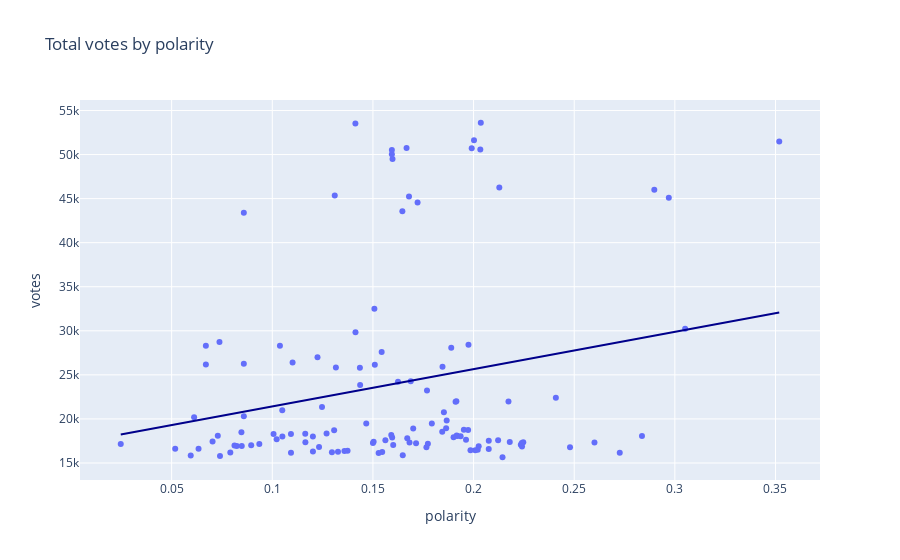
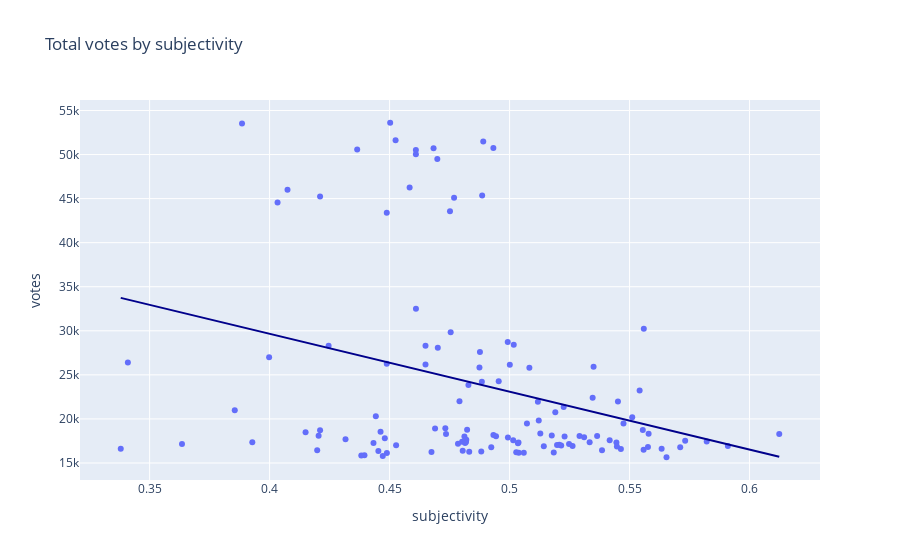

The notebook cell these images were saved under, in order:
### Code cell
import plotly.express as px

df = pd.read_csv('data/sentiment_by_proposal.csv')

df = df[df["selected_choice"].isin(['For', 'Against', 'Abstain'])]

figPol = px.scatter(df, x='polarity', y='votes', hover_name='title_proposal', trendline='ols', trendline_color_override='darkblue', title="Total votes by polarity")


figPol.show()

figSub = px.scatter(df, x='subjectivity', y='votes', hover_name='title_proposal', trendline='ols', trendline_color_override='darkblue', title="Total votes by subjectivity")

figSub.show()

### Figure 1 — Plotly figure (JSON) as saved in the notebook; plotly's stock layout.template omitted (floating-point values rounded to 4 significant figures)
{"data": [{"hovertemplate": "<b>%{hovertext}</b><br><br>polarity=%{x}<br>votes=%{y}<extra></extra>", "hovertext": ["SpartaDEX STIP Proposal - Round 1", "TIDE STIP Proposal - Round 1", "Curve STIP Proposal - Round 1", "Proposal: [Non-Constitutional] Funding for Into the Dungeons: Machinata - a PvP Digital Miniature Game V2", "RabbitHole STIP Proposal - Round 1", "Wormhole STIP Proposal - Round 1", "Stargate Finance STIP Proposal - Round 1", "Furucombo STIP Proposal - Round 1", "OmniBTC STIP Proposal - Round 1", "ZKasino STIP Proposal - Round 1", "Consolidate Security Proposals into a RFP Process", "Vertex Protocol STIP Proposal - Round 1", "Chronos Finance STIP Proposal - Round 1", "CVI STIP Proposal - Round 1", "Synapse Protocol STIP Proposal - Round 1", "Arbidex STIP Proposal - Round 1", "Shell Protocol STIP Proposal - Round 1", "Tales of Elleria STIP Proposal - Round 1", "Procurement Framework | Security : Non-Constitutional Proposal", "Silo Finance STIP Proposal - Round 1", "XY STIP Proposal - Round 1", "AIP-1.2 - Foundation and DAO Governance", "Tally STIP Proposal - Round 1", "AIP 1.05: Return 700M $ARB to the DAO Treasury [REAL]", "JOJO Exchange STIP Proposal - Round 1", "D2.finance STIP Proposal - Round 1", "unshETH STIP Proposal - Round 1", "WINR Protocol STIP Proposal - Round 1", "LODESTAR FINANCE STIP Proposal - Round 1", "Rodeo Finance STIP Proposal - Round 1", "Vela Exchange STIP Proposal - Round 1", "Rysk STIP Proposal - Round 1", "NFTEarth STIP Proposal - Round 1", "[Constitutional] Changes to the Constitution and the Security Council Election Process", "Modular Wallet STIP Proposal - Round 1", "Timeswap STIP Proposal - Round 1", "Equilibria STIP Proposal - Round 1", "[Non-Constitutional]: Arbitrum Stable Treasury Endowment Program", "Guru Network STIP Proposal - Round 1", "Wombat Exchange STIP Proposal - Round 1", "Angle Protocol STIP Proposal - Round 1", "Good Entry STIP Proposal - Round 1", "Time Management in Arbitrum’s Governance", "Proposal: Update Security Council Election Start Date to Ensure Time for Security Audit", "Thetanuts STIP Proposal - Round 1", "KeplerHomes STIP Proposal - Round 1", "Wombex Finance STIP Proposal - Round 1", "iZUMi STIP Proposal - Round 1", "Proposal: Building the Future of NFTs: The Rarible Protocol - Arbitrum Integration Proposal [REVISED]", "LOGX STIP Proposal - Round 1", "RADIANT STIP Proposal - Round 1", "Accelerating Arbitrum - leveraging Camelot as an ecosystem hub to support native builders", "Lido STIP Proposal - Round 1", "Camelot STIP Proposal - Round 1", "HMX STIP Proposal - Round 1", "Arbitrum as official sponsor of Ethereum Mexico 2023", "DefiEdge STIP Proposal - Round 1", "MUX Protocol STIP Proposal - Round 1", "0xGen STIP Proposal - Round 1", "AIP-1.1 - Lockup, Budget, Transparency", "Dolomite STIP Proposal - Round 1", "Pendle STIP Proposal - Round 1", "Beefy STIP Proposal - Round 1", "UniDex STIP Proposal - Round 1", "Trader Joe STIP Proposal - Round 1", "CRYPTEX STIP Proposal - Round 1", "Archi Finance STIP Proposal - Round 1", "AIP: ArbOS Version 20 “Atlas”", "Stella STIP Proposal - Round 1", "GMX STIP Proposal - Round 1", "Prime Protocol STIP Proposal - Round 1", "StakeDAO STIP Proposal - Round 1", "OpenOcean STIP Proposal - Round 1", "KyberSwap STIP Proposal - Round 1", "WOOFi STIP Proposal - Round 1", "Proposal: Build Optimal Onboarding for STIP Teams (BOOST)", "Gamma STIP Proposal - Round 1", "tBTC STIP Proposal - Round 1", "Perennial Finance STIP Proposal - Round 1", "Arrakis Finance STIP Proposal - Round 1", "Relay Chain: James Bot STIP Proposal - Round 1", "Savvy STIP Proposal - Round 1", "Magpie, Penpie, Radpie, Campie STIP Proposal - Round 1", "Webacy STIP Proposal - Round 1", "Proposal: Empowering Early Contributors: The community Arbiter Proposal", "REALM STIP Proposal - Round 1", "Umami STIP Proposal - Round 1", "Proposal: Activate support for account abstraction endpoint on One and Nova", "Dopex STIP Proposal - Round 1", "ALAYA STIP Proposal - Round 1", "Solv Protocol STIP Proposal - Round 1", "RAMSES STIP Proposal - Round 1", "Jones DAO STIP Proposal - Round 1", "Balancer DAO STIP Proposal - Round 1", "AIP: Batch Poster Manager and Sequencer Inbox Finality Fix", "Gains Network STIP Proposal - Round 1", "QiDao STIP Proposal - Round 1", "Proposal to Backfund Successful STIP Proposals", "Galxe STIP Proposal - Round 1", "Frax Finance STIP Proposal - Round 1", "Non-Constitutional AIP: Arbitrum Security Enhancement Fund", "Abracadabra DAO STIP Proposal - Round 1", "Thales STIP Proposal - Round 1", "Quadrat STIP Proposal - Round 1", "Notional STIP Proposal - Round 1", "Range Protocol STIP Proposal - Round 1", "Arbitrum DAO Grants - Delegated Domain Allocation by Questbook", "Socket STIP Proposal - Round 1", "Vaultka STIP Proposal - Round 1", "Florence Finance STIP Proposal - Round 1", "Cian STIP Proposal - Round 1", "Sanko GameCorp STIP Proposal - Round 1", "AIP 1.05: Return 700M $ARB to the DAO Treasury ", "ApolloX STIP Proposal - Round 1", "Artichoke Protocol STIP Proposal - Round 1", "Proposal to onboard Matrixed.Link as a validator for Arbitrum", "PancakeSwap STIP Proposal - Round 1", " Empowering Early Contributors: The community Arbiter Proposal 2.0", "GMD Ecosystem STIP Proposal - Round 1", "Premia STIP Proposal - Round 1", "Proposal: Security Council Elections Proposed Implementation Spec", "dForce STIP Proposal - Round 1"], "legendgroup": "", "marker": {"color": "#636efa", "symbol": "circle"}, "mode": "markers", "name": "", "orientation": "v", "showlegend": false, "type": "scatter", "x": [0.1202, 0.1648, 0.1247, 0.1316, 0.1164, 0.1596, 0.17, 0.1914, 0.1901, 0.08586, 0.1594, 0.1911, 0.1326, 0.1093, 0.07376, 0.08953, 0.1766, 0.08466, 0.1594, 0.1101, 0.08483, 0.2128, 0.105, 0.08586, 0.067, 0.1975, 0.1985, 0.1682, 0.2235, 0.2409, 0.2247, 0.1625, 0.1562, 0.1543, 0.07401, 0.1793, 0.218, 0.1889, 0.2021, 0.1769, 0.2837, 0.3051, 0.1991, 0.3519, 0.06116, 0.1232, 0.07032, 0.1413, 0.2033, 0.1374, 0.1919, 0.1597, 0.1022, 0.1688, 0.07292, 0.2036, 0.1864, 0.1714, 0.07915, 0.1679, 0.2173, 0.2601, 0.1866, 0.1507, 0.2479, 0.05948, 0.2726, 0.1038, 0.2144, 0.2122, 0.08236, 0.1307, 0.06336, 0.1601, 0.1467, 0.1646, 0.1916, 0.08122, 0.1936, 0.1504, 0.09356, 0.1546, 0.1963, 0.2075, 0.1722, 0.02471, 0.2241, 0.2898, 0.2025, 0.105, 0.2076, 0.1202, 0.067, 0.1591, 0.1509, 0.1358, 0.1973, 0.131, 0.1844, 0.2008, 0.1667, 0.1773, 0.1435, 0.127, 0.1528, 0.05177, 0.2002, 0.1671, 0.1952, 0.1093, 0.1296, 0.1436, 0.08586, 0.1164, 0.1006, 0.297, 0.1853, 0.1225, 0.1846, 0.224, 0.1413, 0.15], "xaxis": "x", "y": [18001, 15873, 21353, 25845, 18303, 17890, 18899, 22011, 17922, 20293, 50045, 21941, 16281, 18290, 28719, 17018, 16787, 18495, 50518, 26404, 16933, 46269, 17997, 43392, 26171, 28413, 16453, 17325, 17068, 22394, 17364, 24207, 17574, 27586, 15783, 19478, 17378, 28073, 16486, 23211, 18064, 30222, 50713, 51495, 20178, 16818, 17433, 29840, 50560, 16384, 18050, 49504, 17692, 24273, 18075, 53609, 18950, 17243, 16178, 45230, 21962, 17310, 19824, 32503, 16780, 15852, 16148, 28294, 15649, 17577, 16927, 18711, 16616, 17033, 19465, 43576, 18121, 16981, 18045, 17395, 17145, 16238, 17647, 16579, 44551, 17154, 16872, 45999, 16896, 20982, 17515, 16301, 28294, 18181, 26146, 16366, 18737, 45352, 18555, 16449, 50737, 17194, 25797, 18337, 16134, 16609, 51622, 17799, 18769, 16163, 16209, 23843, 26246, 17341, 18293, 45087, 20756, 26994, 25908, 17253, 53520, 17276], "yaxis": "y"}, {"hovertemplate": "<b>OLS trendline</b><br>votes = 42309.1 * polarity + 17195.3<br>R<sup>2</sup>=0.051190<br><br>polarity=%{x}<br>votes=%{y} <b>(trend)</b><extra></extra>", "legendgroup": "", "line": {"color": "darkblue"}, "marker": {"color": "#636efa", "symbol": "circle"}, "mode": "lines", "name": "", "showlegend": false, "type": "scatter", "x": [0.02471, 0.05177, 0.05948, 0.06116, 0.06336, 0.067, 0.067, 0.07032, 0.07292, 0.07376, 0.07401, 0.07915, 0.08122, 0.08236, 0.08466, 0.08483, 0.08586, 0.08586, 0.08586, 0.08953, 0.09356, 0.1006, 0.1022, 0.1038, 0.105, 0.105, 0.1093, 0.1093, 0.1101, 0.1164, 0.1164, 0.1202, 0.1202, 0.1225, 0.1232, 0.1247, 0.127, 0.1296, 0.1307, 0.131, 0.1316, 0.1326, 0.1358, 0.1374, 0.1413, 0.1413, 0.1435, 0.1436, 0.1467, 0.15, 0.1504, 0.1507, 0.1509, 0.1528, 0.1543, 0.1546, 0.1562, 0.1591, 0.1594, 0.1594, 0.1596, 0.1597, 0.1601, 0.1625, 0.1646, 0.1648, 0.1667, 0.1671, 0.1679, 0.1682, 0.1688, 0.17, 0.1714, 0.1722, 0.1766, 0.1769, 0.1773, 0.1793, 0.1844, 0.1846, 0.1853, 0.1864, 0.1866, 0.1889, 0.1901, 0.1911, 0.1914, 0.1916, 0.1919, 0.1936, 0.1952, 0.1963, 0.1973, 0.1975, 0.1985, 0.1991, 0.2002, 0.2008, 0.2021, 0.2025, 0.2033, 0.2036, 0.2075, 0.2076, 0.2122, 0.2128, 0.2144, 0.2173, 0.218, 0.2235, 0.224, 0.2241, 0.2247, 0.2409, 0.2479, 0.2601, 0.2726, 0.2837, 0.2898, 0.297, 0.3051, 0.3519], "xaxis": "x", "y": [18240.0, 19390.0, 19710.0, 19780.0, 19880.0, 20030.0, 20030.0, 20170.0, 20280.0, 20320.0, 20330.0, 20540.0, 20630.0, 20680.0, 20780.0, 20780.0, 20830.0, 20830.0, 20830.0, 20980.0, 21150.0, 21450.0, 21520.0, 21590.0, 21640.0, 21640.0, 21820.0, 21820.0, 21850.0, 22120.0, 22120.0, 22280.0, 22280.0, 22380.0, 22410.0, 22470.0, 22570.0, 22680.0, 22730.0, 22740.0, 22760.0, 22810.0, 22940.0, 23010.0, 23170.0, 23170.0, 23270.0, 23270.0, 23400.0, 23540.0, 23560.0, 23570.0, 23580.0, 23660.0, 23730.0, 23740.0, 23800.0, 23930.0, 23940.0, 23940.0, 23950.0, 23950.0, 23970.0, 24070.0, 24160.0, 24170.0, 24250.0, 24260.0, 24300.0, 24310.0, 24340.0, 24390.0, 24450.0, 24480.0, 24670.0, 24680.0, 24700.0, 24780.0, 25000.0, 25000.0, 25030.0, 25080.0, 25090.0, 25190.0, 25240.0, 25280.0, 25300.0, 25300.0, 25310.0, 25390.0, 25450.0, 25500.0, 25540.0, 25550.0, 25590.0, 25620.0, 25670.0, 25690.0, 25740.0, 25760.0, 25800.0, 25810.0, 25980.0, 25980.0, 26170.0, 26200.0, 26270.0, 26390.0, 26420.0, 26650.0, 26670.0, 26680.0, 26700.0, 27390.0, 27680.0, 28200.0, 28730.0, 29200.0, 29460.0, 29760.0, 30100.0, 32080.0], "yaxis": "y"}], "layout": {"legend": {"tracegroupgap": 0}, "title": {"text": "Total votes by polarity"}, "xaxis": {"anchor": "y", "domain": [0, 1], "title": {"text": "polarity"}}, "yaxis": {"anchor": "x", "domain": [0, 1], "title": {"text": "votes"}}}}

### Figure 2 — Plotly figure (JSON) as saved in the notebook; plotly's stock layout.template omitted (floating-point values rounded to 4 significant figures)
{"data": [{"hovertemplate": "<b>%{hovertext}</b><br><br>subjectivity=%{x}<br>votes=%{y}<extra></extra>", "hovertext": ["SpartaDEX STIP Proposal - Round 1", "TIDE STIP Proposal - Round 1", "Curve STIP Proposal - Round 1", "Proposal: [Non-Constitutional] Funding for Into the Dungeons: Machinata - a PvP Digital Miniature Game V2", "RabbitHole STIP Proposal - Round 1", "Wormhole STIP Proposal - Round 1", "Stargate Finance STIP Proposal - Round 1", "Furucombo STIP Proposal - Round 1", "OmniBTC STIP Proposal - Round 1", "ZKasino STIP Proposal - Round 1", "Consolidate Security Proposals into a RFP Process", "Vertex Protocol STIP Proposal - Round 1", "Chronos Finance STIP Proposal - Round 1", "CVI STIP Proposal - Round 1", "Synapse Protocol STIP Proposal - Round 1", "Arbidex STIP Proposal - Round 1", "Shell Protocol STIP Proposal - Round 1", "Tales of Elleria STIP Proposal - Round 1", "Procurement Framework | Security : Non-Constitutional Proposal", "Silo Finance STIP Proposal - Round 1", "XY STIP Proposal - Round 1", "AIP-1.2 - Foundation and DAO Governance", "Tally STIP Proposal - Round 1", "AIP 1.05: Return 700M $ARB to the DAO Treasury [REAL]", "JOJO Exchange STIP Proposal - Round 1", "D2.finance STIP Proposal - Round 1", "unshETH STIP Proposal - Round 1", "WINR Protocol STIP Proposal - Round 1", "LODESTAR FINANCE STIP Proposal - Round 1", "Rodeo Finance STIP Proposal - Round 1", "Vela Exchange STIP Proposal - Round 1", "Rysk STIP Proposal - Round 1", "NFTEarth STIP Proposal - Round 1", "[Constitutional] Changes to the Constitution and the Security Council Election Process", "Modular Wallet STIP Proposal - Round 1", "Timeswap STIP Proposal - Round 1", "Equilibria STIP Proposal - Round 1", "[Non-Constitutional]: Arbitrum Stable Treasury Endowment Program", "Guru Network STIP Proposal - Round 1", "Wombat Exchange STIP Proposal - Round 1", "Angle Protocol STIP Proposal - Round 1", "Good Entry STIP Proposal - Round 1", "Time Management in Arbitrum’s Governance", "Proposal: Update Security Council Election Start Date to Ensure Time for Security Audit", "Thetanuts STIP Proposal - Round 1", "KeplerHomes STIP Proposal - Round 1", "Wombex Finance STIP Proposal - Round 1", "iZUMi STIP Proposal - Round 1", "Proposal: Building the Future of NFTs: The Rarible Protocol - Arbitrum Integration Proposal [REVISED]", "LOGX STIP Proposal - Round 1", "RADIANT STIP Proposal - Round 1", "Accelerating Arbitrum - leveraging Camelot as an ecosystem hub to support native builders", "Lido STIP Proposal - Round 1", "Camelot STIP Proposal - Round 1", "HMX STIP Proposal - Round 1", "Arbitrum as official sponsor of Ethereum Mexico 2023", "DefiEdge STIP Proposal - Round 1", "MUX Protocol STIP Proposal - Round 1", "0xGen STIP Proposal - Round 1", "AIP-1.1 - Lockup, Budget, Transparency", "Dolomite STIP Proposal - Round 1", "Pendle STIP Proposal - Round 1", "Beefy STIP Proposal - Round 1", "UniDex STIP Proposal - Round 1", "Trader Joe STIP Proposal - Round 1", "CRYPTEX STIP Proposal - Round 1", "Archi Finance STIP Proposal - Round 1", "AIP: ArbOS Version 20 “Atlas”", "Stella STIP Proposal - Round 1", "GMX STIP Proposal - Round 1", "Prime Protocol STIP Proposal - Round 1", "StakeDAO STIP Proposal - Round 1", "OpenOcean STIP Proposal - Round 1", "KyberSwap STIP Proposal - Round 1", "WOOFi STIP Proposal - Round 1", "Proposal: Build Optimal Onboarding for STIP Teams (BOOST)", "Gamma STIP Proposal - Round 1", "tBTC STIP Proposal - Round 1", "Perennial Finance STIP Proposal - Round 1", "Arrakis Finance STIP Proposal - Round 1", "Relay Chain: James Bot STIP Proposal - Round 1", "Savvy STIP Proposal - Round 1", "Magpie, Penpie, Radpie, Campie STIP Proposal - Round 1", "Webacy STIP Proposal - Round 1", "Proposal: Empowering Early Contributors: The community Arbiter Proposal", "REALM STIP Proposal - Round 1", "Umami STIP Proposal - Round 1", "Proposal: Activate support for account abstraction endpoint on One and Nova", "Dopex STIP Proposal - Round 1", "ALAYA STIP Proposal - Round 1", "Solv Protocol STIP Proposal - Round 1", "RAMSES STIP Proposal - Round 1", "Jones DAO STIP Proposal - Round 1", "Balancer DAO STIP Proposal - Round 1", "AIP: Batch Poster Manager and Sequencer Inbox Finality Fix", "Gains Network STIP Proposal - Round 1", "QiDao STIP Proposal - Round 1", "Proposal to Backfund Successful STIP Proposals", "Galxe STIP Proposal - Round 1", "Frax Finance STIP Proposal - Round 1", "Non-Constitutional AIP: Arbitrum Security Enhancement Fund", "Abracadabra DAO STIP Proposal - Round 1", "Thales STIP Proposal - Round 1", "Quadrat STIP Proposal - Round 1", "Notional STIP Proposal - Round 1", "Range Protocol STIP Proposal - Round 1", "Arbitrum DAO Grants - Delegated Domain Allocation by Questbook", "Socket STIP Proposal - Round 1", "Vaultka STIP Proposal - Round 1", "Florence Finance STIP Proposal - Round 1", "Cian STIP Proposal - Round 1", "Sanko GameCorp STIP Proposal - Round 1", "AIP 1.05: Return 700M $ARB to the DAO Treasury ", "ApolloX STIP Proposal - Round 1", "Artichoke Protocol STIP Proposal - Round 1", "Proposal to onboard Matrixed.Link as a validator for Arbitrum", "PancakeSwap STIP Proposal - Round 1", " Empowering Early Contributors: The community Arbiter Proposal 2.0", "GMD Ecosystem STIP Proposal - Round 1", "Premia STIP Proposal - Round 1", "Proposal: Security Council Elections Proposed Implementation Spec", "dForce STIP Proposal - Round 1"], "legendgroup": "", "marker": {"color": "#636efa", "symbol": "circle"}, "mode": "markers", "name": "", "orientation": "v", "showlegend": false, "type": "scatter", "x": [0.5229, 0.4395, 0.5225, 0.4874, 0.5579, 0.4993, 0.469, 0.4791, 0.5311, 0.4443, 0.461, 0.5118, 0.4832, 0.6124, 0.4992, 0.4527, 0.4924, 0.415, 0.461, 0.3409, 0.591, 0.4584, 0.4812, 0.4488, 0.465, 0.5017, 0.5385, 0.5037, 0.5207, 0.5346, 0.5334, 0.4884, 0.5417, 0.4876, 0.4472, 0.5475, 0.4818, 0.4701, 0.5559, 0.5542, 0.5365, 0.5559, 0.4683, 0.489, 0.5511, 0.5577, 0.5821, 0.4755, 0.4365, 0.4805, 0.5291, 0.4699, 0.4316, 0.4955, 0.4204, 0.4502, 0.4732, 0.5035, 0.5184, 0.421, 0.5452, 0.5445, 0.5122, 0.461, 0.5711, 0.4382, 0.5038, 0.4246, 0.5654, 0.5015, 0.5262, 0.421, 0.5634, 0.5198, 0.5072, 0.4752, 0.5176, 0.5215, 0.4943, 0.4802, 0.3635, 0.4675, 0.482, 0.5464, 0.4033, 0.5248, 0.5447, 0.4075, 0.5143, 0.3855, 0.5732, 0.4882, 0.465, 0.4933, 0.5001, 0.4453, 0.5555, 0.4886, 0.4462, 0.4198, 0.4932, 0.4785, 0.5082, 0.5128, 0.4489, 0.338, 0.4525, 0.448, 0.4823, 0.5059, 0.5028, 0.4829, 0.4488, 0.3928, 0.4735, 0.4769, 0.5191, 0.3998, 0.535, 0.4815, 0.3885, 0.4433], "xaxis": "x", "y": [18001, 15873, 21353, 25845, 18303, 17890, 18899, 22011, 17922, 20293, 50045, 21941, 16281, 18290, 28719, 17018, 16787, 18495, 50518, 26404, 16933, 46269, 17997, 43392, 26171, 28413, 16453, 17325, 17068, 22394, 17364, 24207, 17574, 27586, 15783, 19478, 17378, 28073, 16486, 23211, 18064, 30222, 50713, 51495, 20178, 16818, 17433, 29840, 50560, 16384, 18050, 49504, 17692, 24273, 18075, 53609, 18950, 17243, 16178, 45230, 21962, 17310, 19824, 32503, 16780, 15852, 16148, 28294, 15649, 17577, 16927, 18711, 16616, 17033, 19465, 43576, 18121, 16981, 18045, 17395, 17145, 16238, 17647, 16579, 44551, 17154, 16872, 45999, 16896, 20982, 17515, 16301, 28294, 18181, 26146, 16366, 18737, 45352, 18555, 16449, 50737, 17194, 25797, 18337, 16134, 16609, 51622, 17799, 18769, 16163, 16209, 23843, 26246, 17341, 18293, 45087, 20756, 26994, 25908, 17253, 53520, 17276], "yaxis": "y"}, {"hovertemplate": "<b>OLS trendline</b><br>votes = -65703.7 * subjectivity + 55943<br>R<sup>2</sup>=0.094130<br><br>subjectivity=%{x}<br>votes=%{y} <b>(trend)</b><extra></extra>", "legendgroup": "", "line": {"color": "darkblue"}, "marker": {"color": "#636efa", "symbol": "circle"}, "mode": "lines", "name": "", "showlegend": false, "type": "scatter", "x": [0.338, 0.3409, 0.3635, 0.3855, 0.3885, 0.3928, 0.3998, 0.4033, 0.4075, 0.415, 0.4198, 0.4204, 0.421, 0.421, 0.4246, 0.4316, 0.4365, 0.4382, 0.4395, 0.4433, 0.4443, 0.4453, 0.4462, 0.4472, 0.448, 0.4488, 0.4488, 0.4489, 0.4502, 0.4525, 0.4527, 0.4584, 0.461, 0.461, 0.461, 0.465, 0.465, 0.4675, 0.4683, 0.469, 0.4699, 0.4701, 0.4732, 0.4735, 0.4752, 0.4755, 0.4769, 0.4785, 0.4791, 0.4802, 0.4805, 0.4812, 0.4815, 0.4818, 0.482, 0.4823, 0.4829, 0.4832, 0.4874, 0.4876, 0.4882, 0.4884, 0.4886, 0.489, 0.4924, 0.4932, 0.4933, 0.4943, 0.4955, 0.4992, 0.4993, 0.5001, 0.5015, 0.5017, 0.5028, 0.5035, 0.5037, 0.5038, 0.5059, 0.5072, 0.5082, 0.5118, 0.5122, 0.5128, 0.5143, 0.5176, 0.5184, 0.5191, 0.5198, 0.5207, 0.5215, 0.5225, 0.5229, 0.5248, 0.5262, 0.5291, 0.5311, 0.5334, 0.5346, 0.535, 0.5365, 0.5385, 0.5417, 0.5445, 0.5447, 0.5452, 0.5464, 0.5475, 0.5511, 0.5542, 0.5555, 0.5559, 0.5559, 0.5577, 0.5579, 0.5634, 0.5654, 0.5711, 0.5732, 0.5821, 0.591, 0.6124], "xaxis": "x", "y": [33740.0, 33540.0, 32060.0, 30620.0, 30420.0, 30140.0, 29670.0, 29440.0, 29170.0, 28680.0, 28360.0, 28320.0, 28280.0, 28280.0, 28050.0, 27580.0, 27260.0, 27150.0, 27060.0, 26820.0, 26750.0, 26680.0, 26620.0, 26560.0, 26510.0, 26450.0, 26450.0, 26450.0, 26360.0, 26210.0, 26200.0, 25830.0, 25660.0, 25660.0, 25650.0, 25390.0, 25390.0, 25230.0, 25170.0, 25130.0, 25070.0, 25060.0, 24850.0, 24830.0, 24720.0, 24700.0, 24610.0, 24500.0, 24460.0, 24390.0, 24370.0, 24330.0, 24310.0, 24280.0, 24280.0, 24250.0, 24220.0, 24200.0, 23920.0, 23900.0, 23870.0, 23850.0, 23840.0, 23810.0, 23590.0, 23540.0, 23530.0, 23460.0, 23390.0, 23140.0, 23140.0, 23080.0, 22990.0, 22980.0, 22910.0, 22860.0, 22850.0, 22840.0, 22700.0, 22620.0, 22550.0, 22320.0, 22290.0, 22250.0, 22150.0, 21940.0, 21880.0, 21840.0, 21790.0, 21730.0, 21680.0, 21610.0, 21580.0, 21460.0, 21370.0, 21180.0, 21050.0, 20900.0, 20820.0, 20790.0, 20690.0, 20560.0, 20350.0, 20170.0, 20150.0, 20120.0, 20040.0, 19970.0, 19730.0, 19530.0, 19440.0, 19420.0, 19420.0, 19300.0, 19280.0, 18930.0, 18790.0, 18420.0, 18280.0, 17690.0, 17120.0, 15710.0], "yaxis": "y"}], "layout": {"legend": {"tracegroupgap": 0}, "title": {"text": "Total votes by subjectivity"}, "xaxis": {"anchor": "y", "domain": [0, 1], "title": {"text": "subjectivity"}}, "yaxis": {"anchor": "x", "domain": [0, 1], "title": {"text": "votes"}}}}
